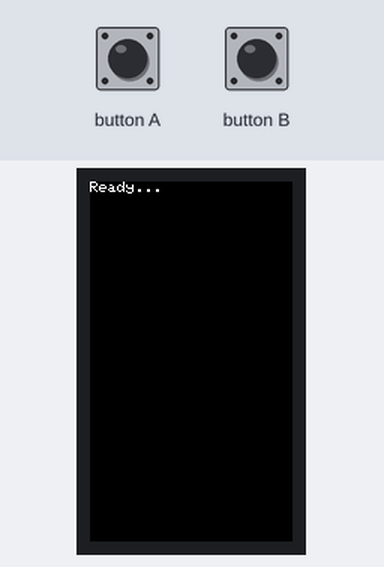
Bench run of a sketch on a simulated ESP8266 (NodeMCU). On the bench: 135×240 colour display. Inputs (shaded band) come from the test bench.

Above: at 1.3 s.
1.4 s: button A pressed for 0.15 s
At 2.6 s:
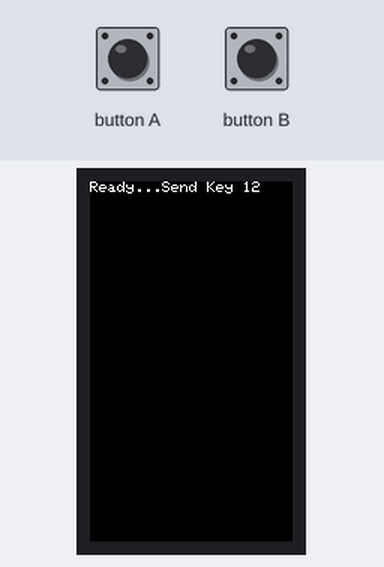
3.0 s: button A pressed for 1 s
At 4.0 s:
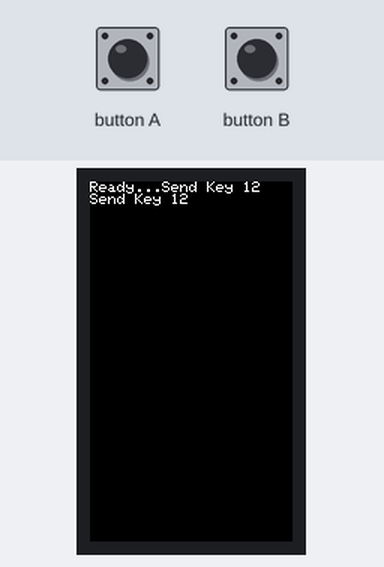
Timing chart, 0 to 6.0 s (numbered marks = the images above; inputs shaded):
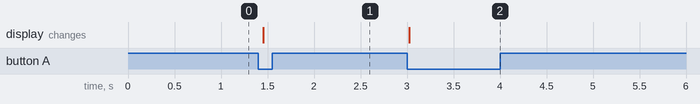

Measured:
- after the input at 1.4 s, the display: changes after 0.05 s (image 1)
- after the input at 3.0 s, the display: changes at once (image 2)

The sketch:

rm_854_stick.ino
```cpp
/* RM854 Stick - Sending the '12' key code of the Sony RM-854 remote
 *
 * Based on the IRsend Demo and the M5Stack video about remotes https://www.youtube.com/watch?v=V8rmir-Tmy8
 *
 */

#include <M5StickCPlus.h>
#include <Arduino.h>
#include <IRremoteESP8266.h>
#include <IRsend.h>

const uint16_t kIrLed = 9;  // ESP8266 GPIO pin to use.
IRsend irsend(kIrLed);  // Set the GPIO to be used to sending the message.


void setup() {
  M5.begin();
  irsend.begin();
#if ESP8266
  Serial.begin(115200, SERIAL_8N1, SERIAL_TX_ONLY);
#else  // ESP8266
  Serial.begin(115200, SERIAL_8N1);
#endif  // ESP8266
M5.Lcd.printf("Ready...");
}

void loop() {
   M5.update();
 if (M5.BtnA.wasPressed()){
  M5.Lcd.println("Send Key 12");
  irsend.sendSony(0xD10, 12, 2);  // 12 bits & 2 repeats
   }
 delay(100);
}
```
